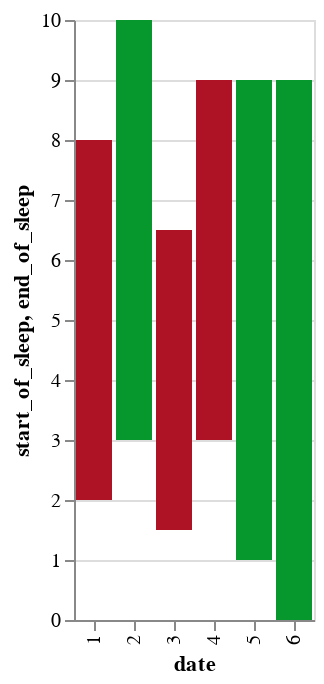

Write notebook code for a chart like this one.
### Code cell
import altair as alt
from vega_datasets import data

#this is for color good vs bad day sleep
open_close_color = alt.condition(alt.datum.sleep_duration_in_hours > 6,
                                 alt.value("#06982d"),
                                 alt.value("#ae1325"))

alt.Chart(sleep_data_frame).mark_bar().encode(
    x='date:O',
    y='start_of_sleep:Q',
    y2='end_of_sleep:Q',
    color=open_close_color
)

### Figure 1 — Vega-Lite specification as saved in the notebook (floating-point values rounded to 4 significant figures)
{"config": {"view": {"continuousWidth": 400, "continuousHeight": 300}}, "data": {"name": "data-21272c2f8ec40e318b110f6167367f8c"}, "mark": "bar", "encoding": {"color": {"condition": {"value": "#06982d", "test": "(datum.sleep_duration_in_hours > 6)"}, "value": "#ae1325"}, "x": {"type": "ordinal", "field": "date"}, "y": {"type": "quantitative", "field": "start_of_sleep"}, "y2": {"field": "end_of_sleep"}}, "$schema": "https://vega.github.io/schema/vega-lite/v4.8.1.json", "datasets": {"data-21272c2f8ec40e318b110f6167367f8c": [{"date": 1, "start_of_sleep": 2.0, "end_of_sleep": 8.0, "sleep_duration_in_hours": 6}, {"date": 2, "start_of_sleep": 3.0, "end_of_sleep": 10.0, "sleep_duration_in_hours": 7}, {"date": 3, "start_of_sleep": 1.5, "end_of_sleep": 6.5, "sleep_duration_in_hours": 5}, {"date": 4, "start_of_sleep": 3.0, "end_of_sleep": 9.0, "sleep_duration_in_hours": 6}, {"date": 5, "start_of_sleep": 1.0, "end_of_sleep": 9.0, "sleep_duration_in_hours": 8}, {"date": 6, "start_of_sleep": 0.0, "end_of_sleep": 9.0, "sleep_duration_in_hours": 9}]}}
